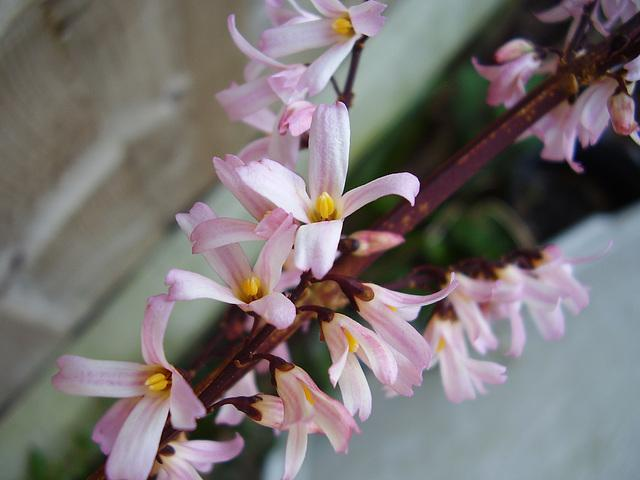
#> input picture python-code/opengl-learning/resources/images/f2.jpg, 640 x 480 px, found by its file name
$ jupyter execute '3.29-阈值滤波.ipynb'   (shell and % lines are left out)
#> lines starting #> are read from the running program, lines starting #| are printed output that depends on the picture; after the words box and inside, x2 and y2 are one past the last pixel; in counts of white or black regions, pixels touching at a corner belong together
# 阈值滤波

[cell 1]
from skimage import data,color
import matplotlib.pyplot as plt
from skimage.morphology import disk
import skimage.io
import skimage.filters.rank as sfr
import numpy as np

[cell 2]
src = skimage.io.imread('../datas/f2.jpg')
#> src is the input picture: shape (480, 640, 3); mean R, G, B 120.8, 114.2, 114.3
gray =color.rgb2gray(src)
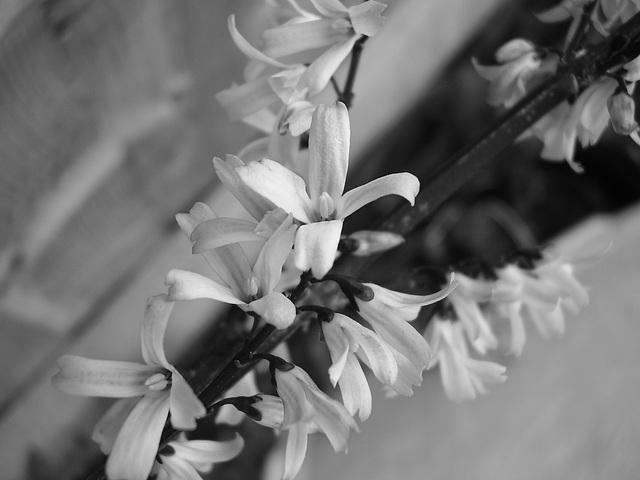
#> gray: shape (480, 640) float64; min 0.005, max 0.983, mean 0.453

[cell 3]
dst =sfr.threshold(gray, disk(5))
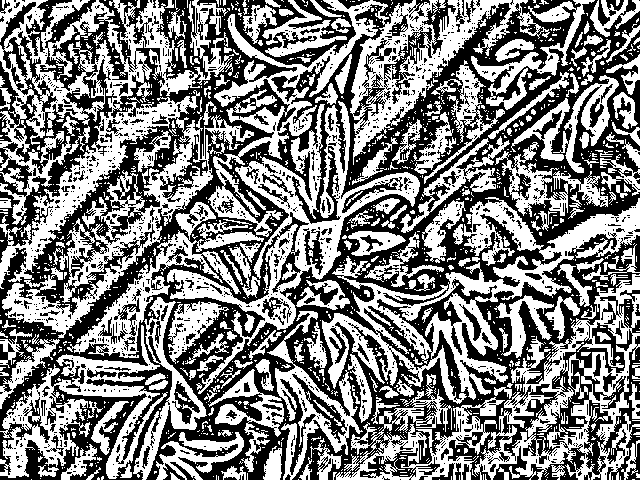
#> dst: shape (480, 640); values 0 (black) and 1 (white), 50.2% white; 1353 black regions (1208 under 20 px), largest, box (x1, y1, x2, y2) and area: (0, 0, 640, 480) 135873, (384, 26, 433, 104) 953, (160, 134, 208, 202) 726

$ run again, with python-code/opengl-learning/resources/images/f1.jpg copied over python-code/opengl-learning/resources/images/f2.jpg
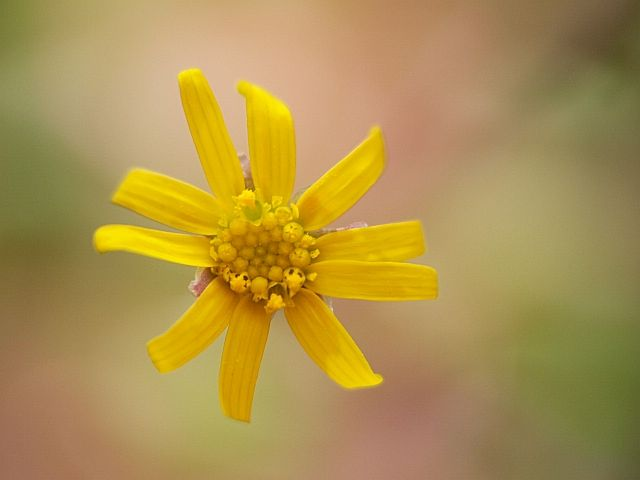
#> input picture python-code/opengl-learning/resources/images/f1.jpg, 640 x 480 px, found by its file name
#> src is the input picture: shape (480, 640, 3); mean R, G, B 173.2, 145.8, 78.8
#> `gray =color.rgb2gray(src)`:
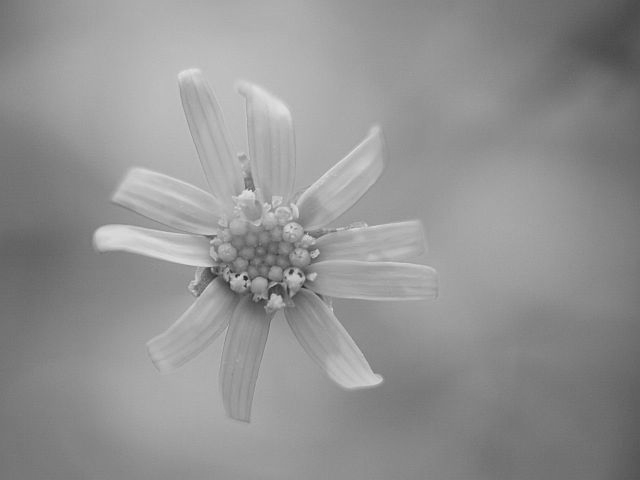
#> gray: shape (480, 640) float64; min 0.139, max 0.894, mean 0.576
#> `dst =sfr.threshold(gray, disk(5))`:
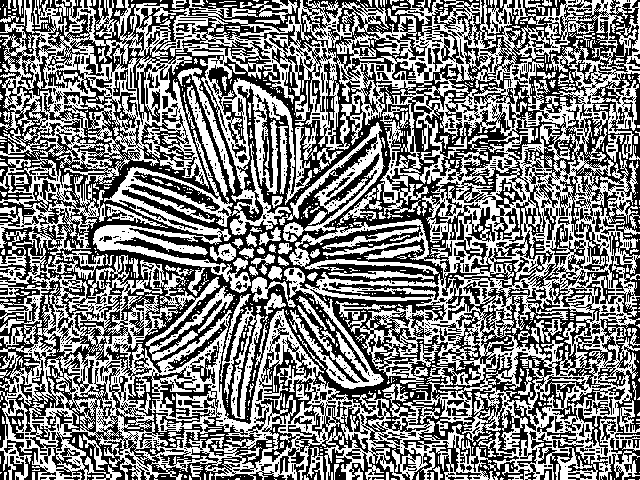
#> dst: shape (480, 640); values 0 (black) and 1 (white), 49.2% white; 912 white regions (746 under 20 px), largest, box (x1, y1, x2, y2) and area: (160, 0, 640, 480) 71514, (0, 0, 494, 480) 51459, (93, 85, 251, 293) 6276

$ run again, with python-code/opengl-learning/resources/images/f3.jpg copied over python-code/opengl-learning/resources/images/f2.jpg
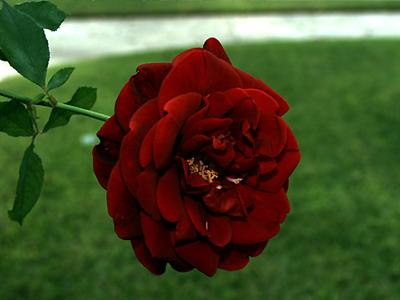
#> input picture python-code/opengl-learning/resources/images/f3.jpg, 400 x 300 px, found by its file name
#> src is the input picture: shape (300, 400, 3); mean R, G, B 72.4, 78.6, 41.2
#> `gray =color.rgb2gray(src)`:
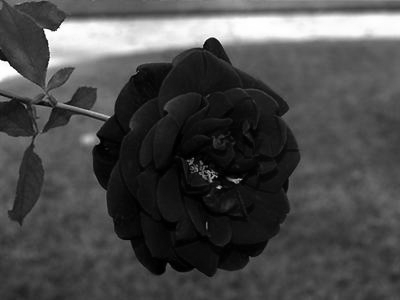
#> gray: shape (300, 400) float64; min 0, max 1, mean 0.293
#> `dst =sfr.threshold(gray, disk(5))`:
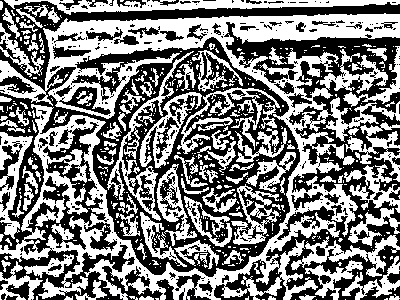
#> dst: shape (300, 400); values 0 (black) and 1 (white), 49.2% white; 485 white regions (382 under 20 px), largest, box (x1, y1, x2, y2) and area: (0, 13, 400, 300) 29664, (4, 0, 400, 15) 2628, (107, 51, 194, 221) 1777

$ run again, with python-code/opengl-learning/resources/images/f4.jpg copied over python-code/opengl-learning/resources/images/f2.jpg
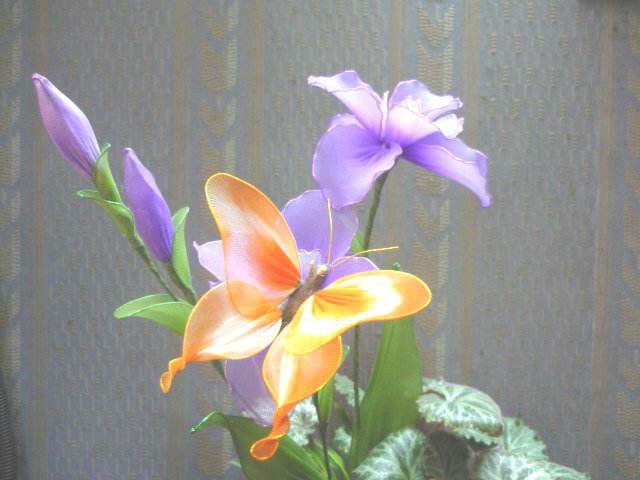
#> input picture python-code/opengl-learning/resources/images/f4.jpg, 640 x 480 px, found by its file name
#> src is the input picture: shape (480, 640, 3); mean R, G, B 150.1, 147.8, 142.8
#> `gray =color.rgb2gray(src)`:
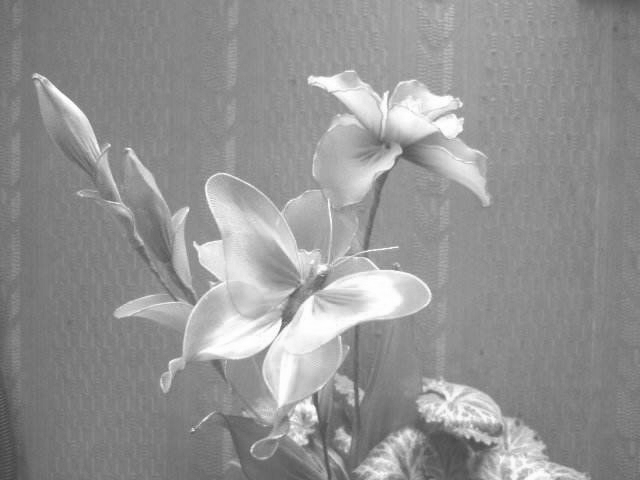
#> gray: shape (480, 640) float64; min 0.259, max 1, mean 0.58
#> `dst =sfr.threshold(gray, disk(5))`:
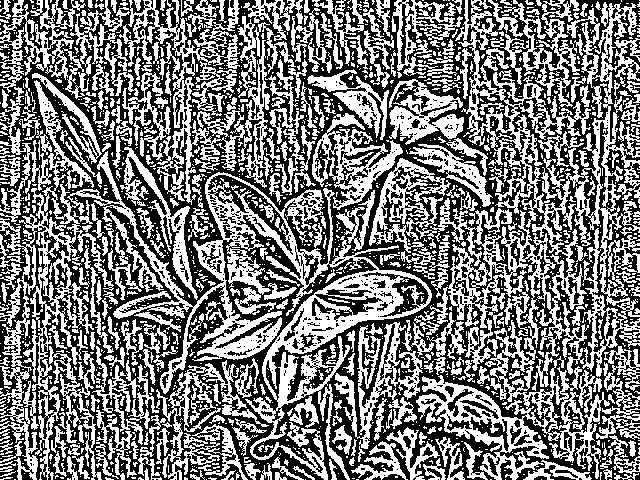
#> dst: shape (480, 640); values 0 (black) and 1 (white), 47.7% white; 1545 white regions (1205 under 20 px), largest, box (x1, y1, x2, y2) and area: (416, 0, 640, 480) 31205, (0, 80, 432, 480) 29279, (119, 0, 245, 205) 5679
